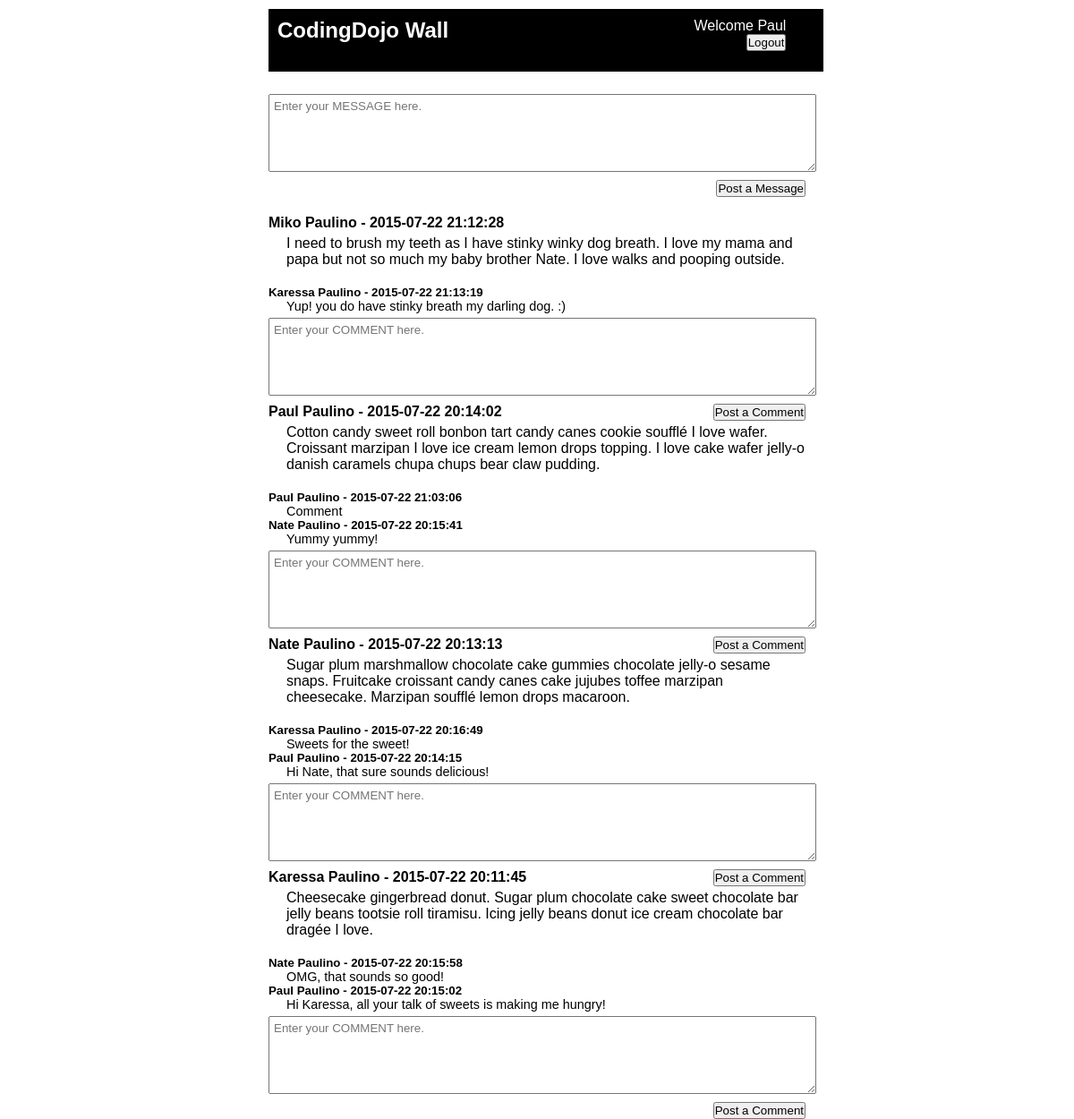
Screenshot of /wall.php (signed in) with the database file from the repository.
### tables this page shows
CREATE TABLE `messages` (
  `id` int(11) NOT NULL AUTO_INCREMENT,
  `message` text,
  `created_at` datetime DEFAULT NULL,
  `updated_at` datetime DEFAULT NULL,
  `users_id` int(11) NOT NULL,
  PRIMARY KEY (`id`),
  KEY `fk_messages_users1_idx` (`users_id`),
  CONSTRAINT `fk_messages_users1` FOREIGN KEY (`users_id`) REFERENCES `users` (`id`) ON DELETE NO ACTION ON UPDATE NO ACTION
);

CREATE TABLE `users` (
  `id` int(11) NOT NULL AUTO_INCREMENT,
  `first_name` varchar(255) DEFAULT NULL,
  `last_name` varchar(255) DEFAULT NULL,
  `email` varchar(255) DEFAULT NULL,
  `password` varchar(45) DEFAULT NULL,
  `created_at` datetime DEFAULT NULL,
  `updated_at` datetime DEFAULT NULL,
  PRIMARY KEY (`id`)
);

CREATE TABLE `comments` (
  `id` int(11) NOT NULL AUTO_INCREMENT,
  `comment` text,
  `created_at` datetime DEFAULT NULL,
  `updated_at` datetime DEFAULT NULL,
  `users_id` int(11) NOT NULL,
  `messages_id` int(11) NOT NULL,
  PRIMARY KEY (`id`),
  KEY `fk_comments_users_idx` (`users_id`),
  KEY `fk_comments_messages1_idx` (`messages_id`),
  CONSTRAINT `fk_comments_messages1` FOREIGN KEY (`messages_id`) REFERENCES `messages` (`id`) ON DELETE NO ACTION ON UPDATE NO ACTION,
  CONSTRAINT `fk_comments_users` FOREIGN KEY (`users_id`) REFERENCES `users` (`id`) ON DELETE NO ACTION ON UPDATE NO ACTION
);

### new-connection.php (called while the page is built, shortened)
<?php
$connection = mysqli_connect(DB_HOST, DB_USER, DB_PASS, DB_DATABASE);
function fetch($query)
{
	global $connection;
	$result = mysqli_query($connection, $query);
	$rows = array();
	foreach($result as $row) {
		$rows[] = $row;
	}
	return $rows;
}
?>

### wall.php (the view, shortened to what this page needs)
<?php
	require_once('new-connection.php');
	$posts_query = "SELECT first_name, last_name, email, /* users table */
					message, messages.created_at, messages.users_id as user_id, messages.id as message_id /* messages table */
					FROM messages
					LEFT JOIN users
					ON users.id = messages.users_id
					ORDER BY messages.created_at DESC";
	$posts = fetch($posts_query);
?>
<!DOCTYPE html>
<html>
<head>
	<link rel="stylesheet" href="styles.css" type="text/css">
</head>
<body>
	<div id="container">
		<div id="header">
			<h2 class="title">CodingDojo Wall</h2>
			<div id="welcome">
<?php 			echo "<p>Welcome {$_SESSION['first_name']}</p>"; ?>
				<form action="process.php" method="post">
					<input type="submit" value="Logout" style="float: right;">
				</form>
			</div>
		</div>
		<div id="main">
			<div id="message_form">
				<form action="process.php" method="post">
					<textarea name="post" id="post" placeholder="Enter your MESSAGE here."></textarea><br>
					<input type="submit" value="Post a Message" style="float: right;">
				</form>
			</div>
			<div id="wall">
				<?php foreach($posts as $post) { ?>
				    	<h4><?= $post['first_name'] . " " . $post['last_name'] . " - " . $post['created_at'] ?></h4>
					    <p class="message_body"><?= $post['message'] ?></p>
							<?php
							$comments_query = "SELECT first_name, last_name, email, /* users table */
												comment, comments.created_at, comments.users_id as user_id, comments.messages_id as messages_id /* comments table */
												FROM comments
												LEFT JOIN messages
							                    ON messages.id = comments.messages_id
							                    LEFT JOIN users
												ON users.id = comments.users_id
							                    WHERE comments.messages_id = {$post['message_id']}
												ORDER BY comments.created_at DESC";
							$comments = fetch($comments_query);
						?>
							<?php foreach($comments as $comment) { ?>
								    	<h5><?= $comment['first_name'] . " " . $comment['last_name'] . " - " . $comment['created_at'] ?></h5>
									    <p class="comment"><?= $comment['comment'] ?></p>
							<?php } ?>
				<form action="process.php" method="post">
					<textarea name="comment" id="comment" placeholder="Enter your COMMENT here."></textarea>
					<input type="submit" value="Post a Comment" style="float: right;">
				</form>
				<?php } ?>
			</div>
		</div>
	</div>
</body>
</html>

### styles.css (style rules this page uses)
* { padding: 0; margin: 0; font-family: Arial, Helvetica, sans-serif; }
#container { width: 600px; margin: 0 auto; padding: 10px; }
#header { display: inline-block; width: 600px; height: 50px; background-color: black; color: white; padding: 10px; }
#main { width: 600px; display: block; margin-top: 20px; color: black; }
.title { display: inline-block; vertical-align: top; }
#welcome { display: inline-block; margin-left: 270px; vertical-align: top; }
#message_form { width: 600px; display: inline-block; }
#post, #comment { width: 600px; height: 75px; padding: 5px; margin: 5px 0; }
#wall { margin-top: 20px; }
.message_body { margin: 5px 0 20px 20px; }
.comment { font-size: .9em; margin-left: 20px; }
input { display: inline-block; }

### rows the page displays
messages: users.first_name "Miko", users.last_name "Paulino", created_at "2015-07-22 21:12:28", message "I need to brush my teeth as I have stinky winky dog breath. I love my mama and papa but not so much my baby brother Nate. I love walks and pooping outside."
comments: users.first_name "Karessa", users.last_name "Paulino", created_at "2015-07-22 21:13:19", comment "Yup! you do have stinky breath my darling dog. :)"
messages: users.first_name "Paul", users.last_name "Paulino", created_at "2015-07-22 20:14:02", message "Cotton candy sweet roll bonbon tart candy canes cookie soufflé I love wafer. Croissant marzipan I love ice cream lemon drops topping. I love cake wafer jelly-o danish caramels chupa chups bear claw pudding."
comments: users.first_name "Paul", users.last_name "Paulino", created_at "2015-07-22 21:03:06", comment "Comment"
comments: users.first_name "Nate", users.last_name "Paulino", created_at "2015-07-22 20:15:41", comment "Yummy yummy!"
messages: users.first_name "Nate", users.last_name "Paulino", created_at "2015-07-22 20:13:13", message "Sugar plum marshmallow chocolate cake gummies chocolate jelly-o sesame snaps. Fruitcake croissant candy canes cake jujubes toffee marzipan cheesecake. Marzipan soufflé lemon drops macaroon."
comments: users.first_name "Karessa", users.last_name "Paulino", created_at "2015-07-22 20:16:49", comment "Sweets for the sweet!"
comments: users.first_name "Paul", users.last_name "Paulino", created_at "2015-07-22 20:14:15", comment "Hi Nate, that sure sounds delicious!"
messages: users.first_name "Karessa", users.last_name "Paulino", created_at "2015-07-22 20:11:45", message "Cheesecake gingerbread donut. Sugar plum chocolate cake sweet chocolate bar jelly beans tootsie roll tiramisu. Icing jelly beans donut ice cream chocolate bar dragée I love."
comments: users.first_name "Nate", users.last_name "Paulino", created_at "2015-07-22 20:15:58", comment "OMG, that sounds so good!"
comments: users.first_name "Paul", users.last_name "Paulino", created_at "2015-07-22 20:15:02", comment "Hi Karessa, all your talk of sweets is making me hungry!"

### other values shown
$_SESSION['first_name'] "Paul"
